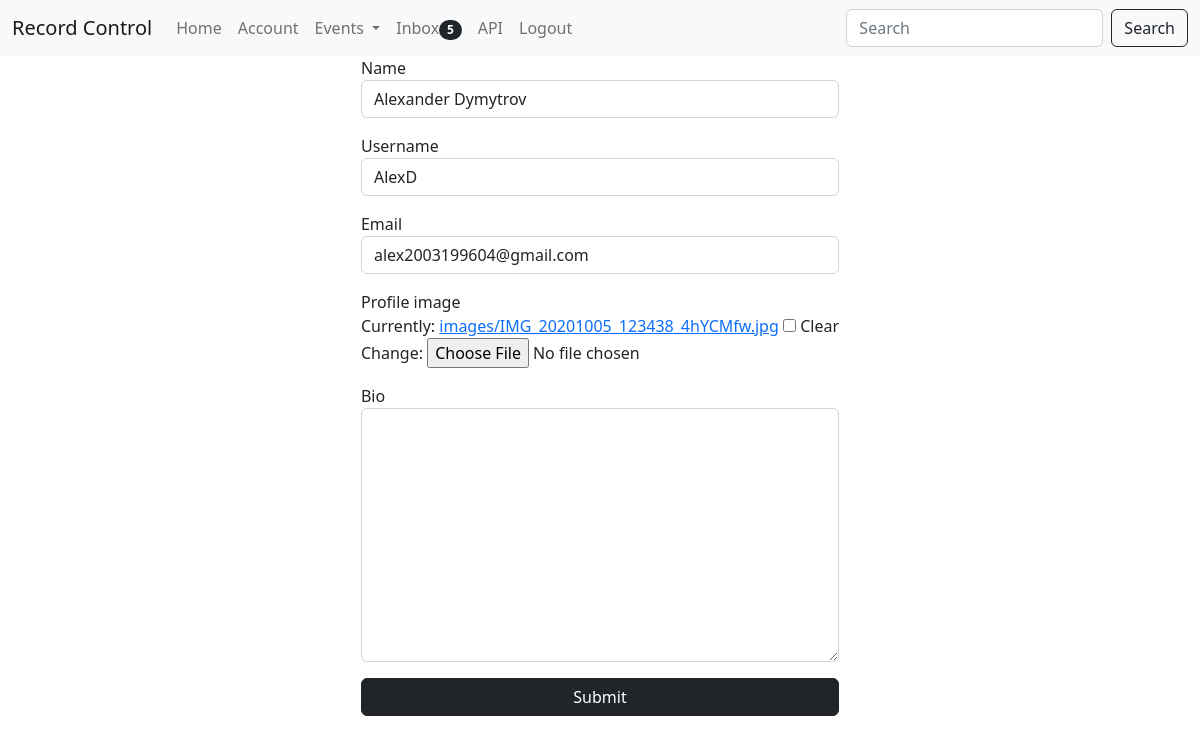
Screenshot of /edit-account (signed in) with the database file from the repository.
### core/models.py (models this page shows, shortened)
class Worker(models.Model):
    user = models.OneToOneField(User, on_delete=models.CASCADE, primary_key=True)
    name = models.CharField(max_length=200, null=True, blank=True)
    username = models.CharField(max_length=200, null=True, blank=True, unique=True)
    email = models.EmailField(max_length=500, blank=True, null=True, unique=True)
    bio = models.TextField(blank=True, null=True)
    profile_image = models.ImageField(blank=True, null=True, upload_to='images/', default="profiles/user-default.png")
    created = models.DateTimeField(auto_now_add=True)

### core/views.py (the view, shortened to what this page needs)
# urls.py: path('edit-account', views.editAccount, name='edit-account'),
@login_required(login_url='/accounts/login/')
def editAccount(request):
    form = None
    if request.user.is_client:
        account = request.user.client
        form = ClientAccountForm(instance=account)
        if request.method == 'POST':
            form = ClientAccountForm(request.POST, request.FILES, instance=account)
            if form.is_valid():
                request.user.username = form.cleaned_data['username']
                form.save()
                messages.success(request, "Client account was successfully edited!")
                return redirect('account')
    elif request.user.is_worker:
        account = request.user.worker
        form = WorkerAccountForm(instance=account)
    new = len(Notification.objects.filter(is_read=False, receiver=request.user.id))
    context = {'form': form, 'new_notifications': new}
    return render(request, 'core/account_form.html', context)

### core/forms.py
class WorkerAccountForm(ModelForm):
    class Meta:
        model = Worker
        fields = ['name', 'username', 'email', 'profile_image', 'bio']
    def __init__(self, *args, **kwargs):
        super(WorkerAccountForm, self).__init__(*args, **kwargs)
        for field_name, field in self.fields.items():
            field.widget.attrs['class'] = 'mb-3'

### templates/core/account_form.html (shortened to what this page needs)
{% extends 'core/base.html' %}
{% load crispy_forms_tags %}
{% block content %}
<main>
    <div class="d-flex align-items-center justify-content-center flex-column">
        <form class="d-flex flex-column" method="POST" action="" enctype="multipart/form-data">
            {{ form|crispy }}
            <button type="submit" class="btn btn btn-dark">Submit</button>
        </form>
    </div>
</main>
{% endblock content %}

### rows the page displays
Worker: name "Alexander Dymytrov", username "AlexD", email "alex2003199604@gmail.com"

### other values shown
{{ new_notifications }} "5"
